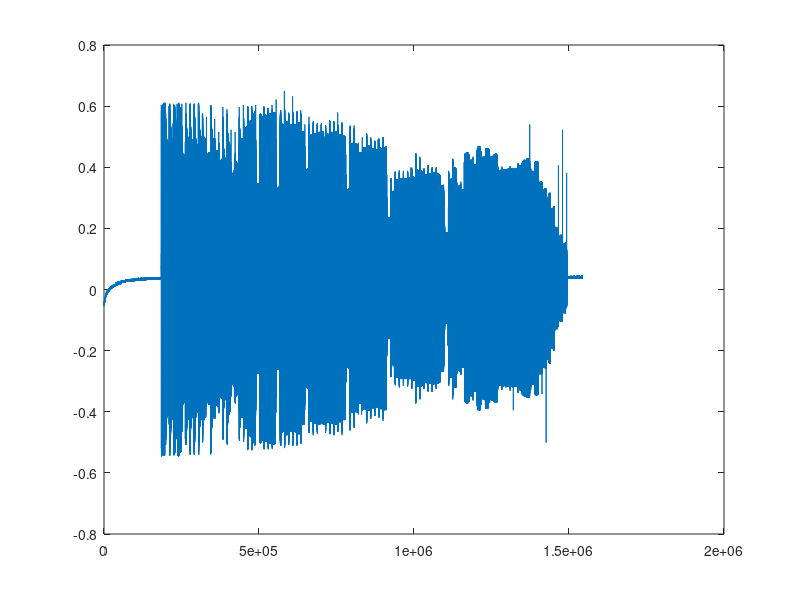

The MATLAB source for this figure:
clear
close all

%% Parameters
% Sampling frequency
Fs = 44.1e3; 
% Duration of each sinusoid
dd = 0.05;
d = 0.25 + dd; 
% Array of frequencies
df = 0.005;
freq_arr = (df:df:0.5).*Fs; 
Nf = length(freq_arr); % Length of frequency array
% Time domain vector
nT = (0:d*Fs)/Fs;
N_samples = length(nT); % Length of time domain vector
%% Load data
load Tx_sines_after_soundCard_cable
Tx_sines_after_soundCard_cable = Tx_sines_after_soundCard_cable(1: end); % Eyeballing
% load Rx_sines_cable; 
% Rx_sines_cable = Rx_sines_cable(121465-dd*Fs:end); % Eyeballing
% %121380

figure;
plot(Tx_sines_after_soundCard_cable);


return

%% Separate sines

Rx_sines_mat = zeros(Nf, Fs*d);
Tx_sines_mat = zeros(Nf, Fs*d);

Nfft = 2^15;
Tx_F = zeros(Nf, Nfft);
Rx_F = zeros(Nf, Nfft);
mag_response = zeros(1,Nf);
phase_response = zeros(1,Nf);
win_idx = 4000:12000; % Eyeballing

for i = 1:1:Nf
    % Separate them
    idx = (i-1)*Fs*d + 1;
    Rx_sines_mat(i,:) = Rx_sines_cable(idx:idx + Fs*d -1);
    Tx_sines_mat(i,:) = Tx_sines_after_soundCard_cable(idx:idx + Fs*d -1);
    
    % Get them in freq
    [Tx_F(i,:) , w] = freqz(Tx_sines_mat(i,win_idx),1,2^15,Fs);
    [Rx_F(i,:) , w] = freqz(Rx_sines_mat(i,win_idx),1,2^15,Fs);
    
    % Find the closest value of freq_arr(i) inside w
    [w_idx, w_idx] = min(abs(w - freq_arr(i))); 
 
    % Find the max value 'in the vicinity' (+-delta) of the corresponding frequency
    delta = 50;
    f_idx = w_idx-delta:w_idx+delta;
    if w_idx+delta >= Nfft
        f_idx = w_idx-delta:1:Nfft;
    end
    
    index_maxTx = find(abs(Tx_F(i,f_idx)) == max(abs(Tx_F(i,f_idx)))) + w_idx - delta-1;
    index_maxRx = find(abs(Rx_F(i,f_idx)) == max(abs(Rx_F(i,f_idx)))) + w_idx - delta-1;
    
    % Get mag and phase response
    mag_response(i) = db(Rx_F(i,index_maxRx)) - db(Tx_F(i,index_maxTx));
    phase_response(i) = angle(Rx_F(i,index_maxRx)/Tx_F(i,index_maxTx)).*(180/(pi));
    
end

% plot_idx = 2;
% scale = max(abs(Tx_sines_mat(plot_idx,:)))/max(abs(Rx_sines_mat(plot_idx,:)));
% % Time
% figure; 
% plot(Tx_sines_mat(plot_idx,:)); hold on; plot(Rx_sines_mat(plot_idx,:).*scale);
% 
% return
% % Freq
% figure; 
% plot(w,db(Tx_F(plot_idx,:))); hold on; plot(w, db(Rx_F(plot_idx,:).*scale));


figure;
for i = 1:1:Nf
   plot(w,db(Tx_F(i,:))); hold on; 
end
title('Send (Tx) sinusoids');
xlabel('Frequency [Hz]');
ylabel('Magnitude [dB]');
hold off;

figure;
for i = 1:1:Nf
   plot(w,db(Rx_F(i,:))); hold on; 
end
title('Received (Rx) sinusoids');
xlabel('Frequency [Hz]');
ylabel('Magnitude [dB]');
hold off;


figure;
plot(freq_arr,mag_response);
title('Magnitude response');
xlabel('Frequency [Hz]');
ylabel('Magnitude [dB]');

figure;
plot(freq_arr,phase_response);
title('Phase response');
xlabel('Frequency [Hz]');
ylabel('Phase [Degrees]');